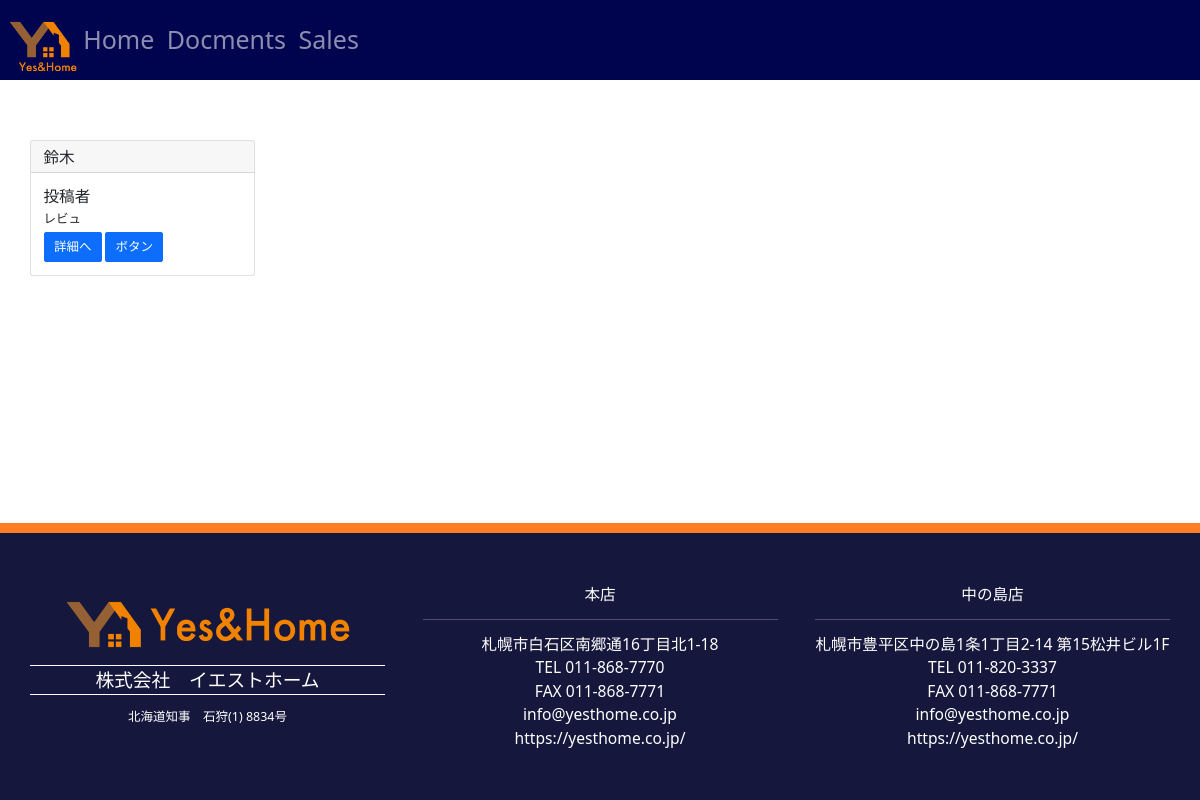
Page /docs/customerlist/ on the earlier database version.
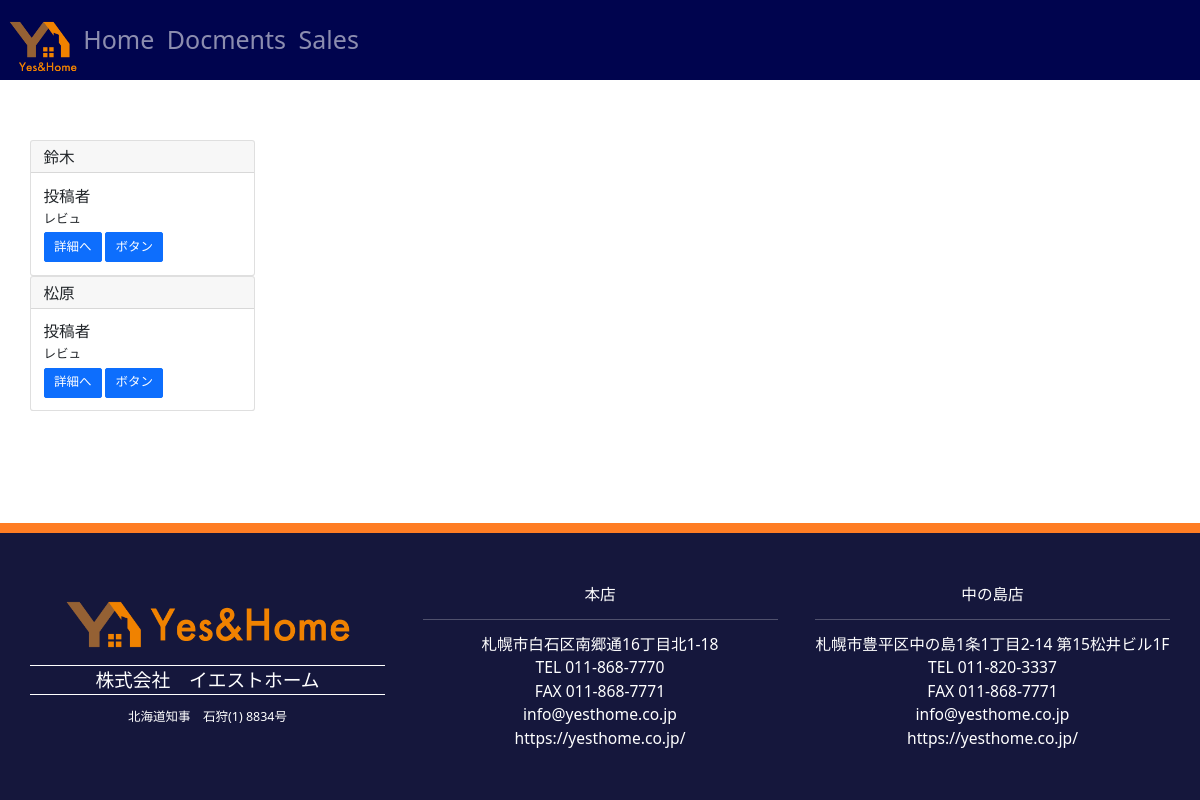
Same page on the later database version.
### docs/models.py (models this page shows, shortened)
class CustomerModel(models.Model):
    class Meta:
        verbose_name_plural = '11_顧客データ'
    lastname = models.CharField(verbose_name='姓', max_length=20, default='')
    firstname = models.CharField(verbose_name='名', max_length=20, default='')
    lastnamekana = models.CharField(verbose_name='姓（フリガナ）', max_length=20, default='')
    firstnamekana = models.CharField(verbose_name='名（フリガナ）', max_length=20, default='')
    honorific = models.CharField(verbose_name='敬称', blank=True, null=True, default='様', max_length=10)
    age = models.PositiveSmallIntegerField(verbose_name='年齢', default='', blank=True, null=True, )
    gender = models.CharField(verbose_name='性別', default='', blank=True, null=True, choices=(('1','男性'), ('2', '女性'), ('3', 'その他')), max_length=1)
    birthday = models.CharField(verbose_name='生年月日', max_length=20, blank=True, null=True, default='年月日')
    postcode = models.CharField(verbose_name='郵便番号', default='', max_length=10, blank=True, null=True)
    address1 = models.CharField(verbose_name='住所1', default='', blank=True, null=True, max_length=100)
    address2 = models.CharField(verbose_name='住所2', default='', blank=True, null=True, max_length=100)
    email = models.EmailField(verbose_name='E-mail', default='', blank=True, null=True, max_length=100, )
    tel1 = models.CharField(verbose_name='電話番号1', default='', blank=True, null=True, max_length=20,)
    tel2 = models.CharField(verbose_name='電話番号2', default='', blank=True, null=True, max_length=20,)
    fax = models.CharField(verbose_name='FAX', default='', blank=True, null=True, max_length=20, )
    moveInDate = models.DateField(verbose_name='入居日', default='', blank=True, null=True, )
    contractCategory=models.CharField(verbose_name='契約種別', default='', blank=True, null=True, max_length=10, choices=(('Rent', '賃貸'), ('Buy','購入'), ('Sell', '売却'), ('Other', 'その他')))
    contractInfo = models.CharField(verbose_name='契約情報', default='', max_length=20, blank=True, null=True, )
    remarks = models.TextField(verbose_name='特記事項', blank=True, null=True, default='特記なし')
    postdate = models.DateField(verbose_name='登録日時', auto_now_add=True, null=True)
    update = models.DateField(verbose_name='更新日時', auto_now=True, null=True)

### docs/views.py (the view)
# urls.py: path('customerlist/', customerList, name='customerlist'),
def customerList(request):
    customer_list = CustomerModel.objects.all()
    return render(request, 'customerlist.html', { 'customer_list':customer_list })

### templates/customerlist.html
{% extends 'base.html' %}
{% load static %}
{% block content %}
    <div class='container'>
        {% for customer in customer_list %}
        <div class="card" style="width: 18rem;">
            <h5 class="card-header">{{ customer.lastname }}</h5>
            <div class="card-body">
              <h5 class="card-title">投稿者</h5>
              <h6 class="card-title">レビュ</h6>
              <a href="{% url 'customerlist'%}" class="btn btn-primary">詳細へ</a>
              <a href="#" class="btn btn-primary">ボタン</a>
            </div>
        </div>
        {% endfor %}
    </div>
{% endblock content %}

Differences in the rows shown:
added CustomerModel: lastname "松原"
